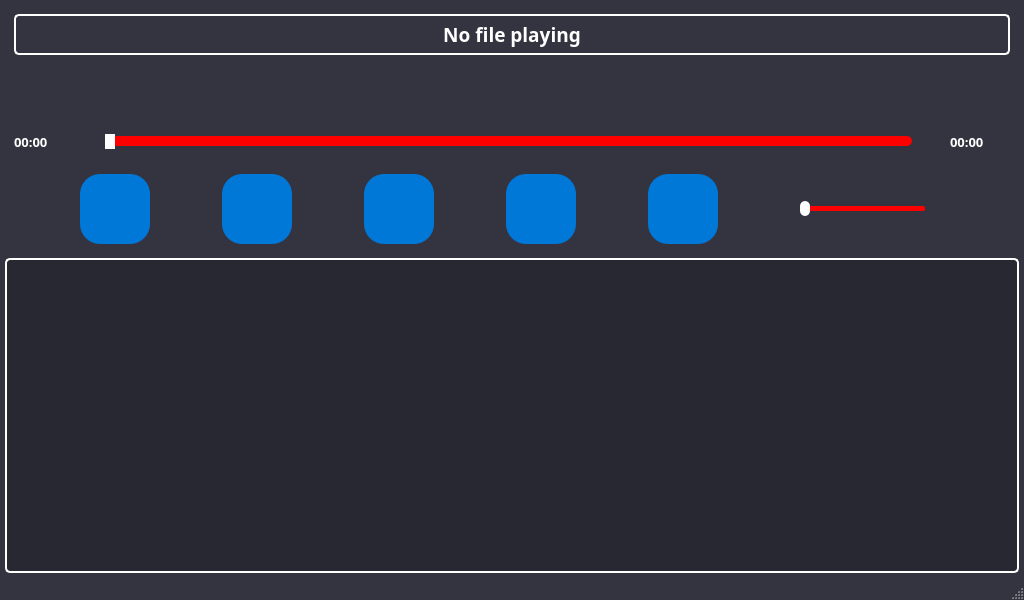
<?xml version="1.0" encoding="UTF-8"?>
<ui version="4.0">
 <class>PlaylistView</class>
 <widget class="QMainWindow" name="PlaylistView">
  <property name="geometry">
   <rect>
    <x>0</x>
    <y>0</y>
    <width>1024</width>
    <height>600</height>
   </rect>
  </property>
  <property name="windowTitle">
   <string>MainWindow</string>
  </property>
  <property name="styleSheet">
   <string notr="true">QMainWindow {
    background-color: rgb(52,51,64);
}
QLabel {
    color: rgb(255,255,255);
}
QPushButton {
    border: none;
    border-radius: 15px;
    min-width: 60px;
    max-width: 60px;
    min-height: 60px;
    max-height: 60px;
    background-color: rgb(255,255,255);
    color: rgb(52,51,64);
    padding: 0px;
}
QSlider::groove:horizontal {
    height: 10px;
    background: red;
    border-radius: 5px;
}
QSlider::handle:horizontal {
    background: rgb(255,255,255);
    width: 20px;
    height: 20px;
    margin: -7px -7px;
    border-radius: 10px;
}
QTreeView {
    background-color: rgb(40,40,50);
    color: rgb(255,255,255);
    border: 2px solid rgb(255,255,255);
    border-radius: 5px;
}
QTreeView::item:selected {
    background-color: rgb(70,70,80);
    color: rgb(255,255,255);
}
QHeaderView::section {
    background-color: rgb(60,60,70);
    color: rgb(255,255,255);
    border: 1px solid rgb(80,80,90);
    padding: 5px;
}</string>
  </property>
  <widget class="QWidget" name="centralwidget">
   <layout class="QVBoxLayout" name="verticalLayout">
    <property name="spacing">
     <number>5</number>
    </property>
    <property name="leftMargin">
     <number>5</number>
    </property>
    <property name="topMargin">
     <number>5</number>
    </property>
    <property name="rightMargin">
     <number>5</number>
    </property>
    <property name="bottomMargin">
     <number>5</number>
    </property>
    <item>
     <widget class="QWidget" name="infoWidget" native="true">
      <layout class="QVBoxLayout" name="verticalLayout_2">
       <item>
        <widget class="QLabel" name="titleLabel">
         <property name="font">
          <font>
           <family>Ubuntu Sans</family>
           <pointsize>14</pointsize>
           <bold>true</bold>
          </font>
         </property>
         <property name="styleSheet">
          <string notr="true">QLabel {
    border: 2px solid rgb(255,255,255);
    border-radius: 5px;
    padding: 5px;
}</string>
         </property>
         <property name="text">
          <string>No file playing</string>
         </property>
         <property name="alignment">
          <set>Qt::AlignmentFlag::AlignCenter</set>
         </property>
        </widget>
       </item>
       <item>
        <widget class="QLabel" name="artistLabel">
         <property name="font">
          <font>
           <family>Ubuntu Sans</family>
           <pointsize>12</pointsize>
           <bold>true</bold>
          </font>
         </property>
         <property name="styleSheet">
          <string notr="true">QLabel {
    padding: 5px;
}</string>
         </property>
         <property name="text">
          <string/>
         </property>
         <property name="alignment">
          <set>Qt::AlignmentFlag::AlignCenter</set>
         </property>
        </widget>
       </item>
       <item>
        <widget class="QLabel" name="albumLabel">
         <property name="font">
          <font>
           <family>Ubuntu Sans</family>
           <pointsize>10</pointsize>
           <bold>true</bold>
          </font>
         </property>
         <property name="styleSheet">
          <string notr="true">QLabel {
    padding: 5px;
}</string>
         </property>
         <property name="text">
          <string/>
         </property>
         <property name="alignment">
          <set>Qt::AlignmentFlag::AlignCenter</set>
         </property>
        </widget>
       </item>
       <item>
        <layout class="QHBoxLayout" name="timeLayout">
         <item>
          <widget class="QLabel" name="currentTimeLabel">
           <property name="minimumSize">
            <size>
             <width>60</width>
             <height>0</height>
            </size>
           </property>
           <property name="font">
            <font>
             <family>Ubuntu Sans</family>
             <pointsize>10</pointsize>
             <bold>true</bold>
            </font>
           </property>
           <property name="text">
            <string>00:00</string>
           </property>
          </widget>
         </item>
         <item>
          <widget class="QSlider" name="positionSlider">
           <property name="styleSheet">
            <string notr="true">QSlider::groove:horizontal
{
	height : 10px;
	width : 800px;
	background : red;
	border-radius : 5px;
}
QSlider::handle:horizontal
{
	background : rgb(255,255,255);
	width : 10px;
	height : 20px;
	margin : -7px -7px;
	border-radius : 10px;
}</string>
           </property>
           <property name="orientation">
            <enum>Qt::Orientation::Horizontal</enum>
           </property>
          </widget>
         </item>
         <item>
          <widget class="QLabel" name="totalTimeLabel">
           <property name="minimumSize">
            <size>
             <width>60</width>
             <height>0</height>
            </size>
           </property>
           <property name="font">
            <font>
             <family>Ubuntu Sans</family>
             <pointsize>10</pointsize>
             <bold>true</bold>
            </font>
           </property>
           <property name="text">
            <string>00:00</string>
           </property>
          </widget>
         </item>
        </layout>
       </item>
      </layout>
     </widget>
    </item>
    <item>
     <widget class="QWidget" name="controlsWidget" native="true">
      <layout class="QHBoxLayout" name="horizontalLayout">
       <item>
        <widget class="QPushButton" name="previousButton">
         <property name="minimumSize">
          <size>
           <width>70</width>
           <height>70</height>
          </size>
         </property>
         <property name="styleSheet">
          <string notr="true">QPushButton {
    background-color: #0078D7;
    border: none;
    border-radius: 20px;
    padding: 5px;
}

QPushButton:hover {
    background-color: #1E88E5;
}

QPushButton:pressed {
    background-color: #005A9E;
}</string>
         </property>
         <property name="icon">
          <iconset theme="media-skip-backward"/>
         </property>
         <property name="iconSize">
          <size>
           <width>40</width>
           <height>40</height>
          </size>
         </property>
        </widget>
       </item>
       <item>
        <widget class="QPushButton" name="playButton">
         <property name="minimumSize">
          <size>
           <width>70</width>
           <height>70</height>
          </size>
         </property>
         <property name="styleSheet">
          <string notr="true">QPushButton {
    background-color: #0078D7;
    border: none;
    border-radius: 20px;
    padding: 5px;
}

QPushButton:hover {
    background-color: #1E88E5;
}

QPushButton:pressed {
    background-color: #005A9E;
}</string>
         </property>
         <property name="icon">
          <iconset theme="media-playback-start"/>
         </property>
         <property name="iconSize">
          <size>
           <width>40</width>
           <height>40</height>
          </size>
         </property>
        </widget>
       </item>
       <item>
        <widget class="QPushButton" name="stopButton">
         <property name="minimumSize">
          <size>
           <width>70</width>
           <height>70</height>
          </size>
         </property>
         <property name="styleSheet">
          <string notr="true">QPushButton {
    background-color: #0078D7;
    border: none;
    border-radius: 20px;
    padding: 5px;
}

QPushButton:hover {
    background-color: #1E88E5;
}

QPushButton:pressed {
    background-color: #005A9E;
}</string>
         </property>
         <property name="icon">
          <iconset theme="media-playback-stop"/>
         </property>
         <property name="iconSize">
          <size>
           <width>40</width>
           <height>40</height>
          </size>
         </property>
        </widget>
       </item>
       <item>
        <widget class="QPushButton" name="nextButton">
         <property name="minimumSize">
          <size>
           <width>70</width>
           <height>70</height>
          </size>
         </property>
         <property name="styleSheet">
          <string notr="true">QPushButton {
    background-color: #0078D7;
    border: none;
    border-radius: 20px;
    padding: 5px;
}

QPushButton:hover {
    background-color: #1E88E5;
}

QPushButton:pressed {
    background-color: #005A9E;
}</string>
         </property>
         <property name="icon">
          <iconset theme="media-skip-forward"/>
         </property>
         <property name="iconSize">
          <size>
           <width>40</width>
           <height>40</height>
          </size>
         </property>
        </widget>
       </item>
       <item>
        <widget class="QPushButton" name="volumeButton">
         <property name="minimumSize">
          <size>
           <width>70</width>
           <height>70</height>
          </size>
         </property>
         <property name="styleSheet">
          <string notr="true">QPushButton {
    background-color: #0078D7;
    border: none;
    border-radius: 20px;
    padding: 5px;
}

QPushButton:hover {
    background-color: #1E88E5;
}

QPushButton:pressed {
    background-color: #005A9E;
}</string>
         </property>
         <property name="text">
          <string/>
         </property>
         <property name="iconSize">
          <size>
           <width>40</width>
           <height>40</height>
          </size>
         </property>
        </widget>
       </item>
       <item>
        <widget class="QSlider" name="volumeSlider">
         <property name="enabled">
          <bool>true</bool>
         </property>
         <property name="minimumSize">
          <size>
           <width>150</width>
           <height>0</height>
          </size>
         </property>
         <property name="maximumSize">
          <size>
           <width>149</width>
           <height>16777215</height>
          </size>
         </property>
         <property name="styleSheet">
          <string notr="true">QSlider::groove:horizontal
{
	height : 5px;
	width : 120px;
	background : red;
	border-radius : 2px;
}
QSlider::handle:horizontal
{
	background : rgb(255,255,255);
	width : 10px;
	height : 20px;
	margin : -5px -5px;
	border-radius : 5px;
}</string>
         </property>
         <property name="orientation">
          <enum>Qt::Orientation::Horizontal</enum>
         </property>
        </widget>
       </item>
      </layout>
     </widget>
    </item>
    <item>
     <widget class="QTreeView" name="playlistView">
      <property name="styleSheet">
       <string notr="true">QTreeView {
    background-color: rgb(40,40,50);
    color: rgb(255,255,255);
    border: 2px solid rgb(255,255,255);
    border-radius: 5px;
}

QTreeView::item:selected {
    background-color: rgb(70,70,80);
    color: rgb(255,255,255);
}

QTreeView::item:hover {
    background-color: rgb(60,60,70);
}

QHeaderView::section {
    background-color: rgb(45,45,55);
    color: rgb(255,255,255);
    padding: 5px;
    border: 1px solid rgb(60,60,70);
}</string>
      </property>
      <property name="alternatingRowColors">
       <bool>true</bool>
      </property>
      <property name="selectionMode">
       <enum>QAbstractItemView::SelectionMode::SingleSelection</enum>
      </property>
      <property name="selectionBehavior">
       <enum>QAbstractItemView::SelectionBehavior::SelectRows</enum>
      </property>
      <property name="rootIsDecorated">
       <bool>false</bool>
      </property>
      <property name="uniformRowHeights">
       <bool>true</bool>
      </property>
      <attribute name="headerVisible">
       <bool>true</bool>
      </attribute>
      <attribute name="headerMinimumSectionSize">
       <number>50</number>
      </attribute>
      <attribute name="headerDefaultSectionSize">
       <number>150</number>
      </attribute>
      <attribute name="headerStretchLastSection">
       <bool>true</bool>
      </attribute>
     </widget>
    </item>
   </layout>
  </widget>
  <widget class="QStatusBar" name="statusbar"/>
 </widget>
 <resources/>
 <connections/>
</ui>
